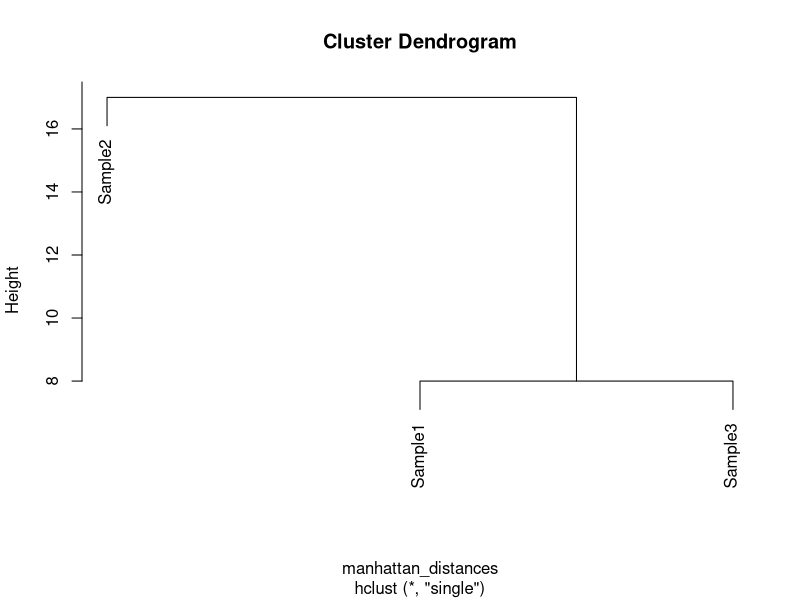

Recreate this plot in R.
## ---- chunk 1
# Create a 4x3 matrix by specifying 4 rows
# Values will be filled in column by column
M = matrix(c(9,3,4,7,5,8,9,4,8,4,2,11), 4)

# Give names to the rows and columns
rownames(M) = c("Gene1","Gene2","Gene3","Gene4")
colnames(M) = c("Sample1","Sample2","Sample3")
M
## ---- chunk 2
dist(M)
## ---- chunk 3
dist(t(M))
## ---- chunk 4
manhattan_distances = dist(t(M), method="manhattan")
plot(hclust(manhattan_distances, method="single"))
## ---- chunk 5
# Make a data frame to illustrate
numbers = c(1,3,5,7,11,13,15)
words = c("one","three","five","seven","eleven","thirteen","fifteen")
oddtable = data.frame(numbers, words)
oddtable

# Use order to sort alphabetically
# This tells us where each row *should* be
order( oddtable$words )
## ---- chunk 6
# Use this ordering as a vector to index the rows.
# This pull out rows in the order we want, giving a rearranged table
row_order = order( oddtable$words )
sorted_oddtable = oddtable[row_order,]
sorted_oddtable
## ---- chunk 7
sorted_oddtable[1:4,]
## ---- chunk 8
# Cluster genes into two groups, K=2
kmeans(M, 2)

# Cluster samples into two groups (take the transpose of the matrix)
kmeans(t(M), 2)
